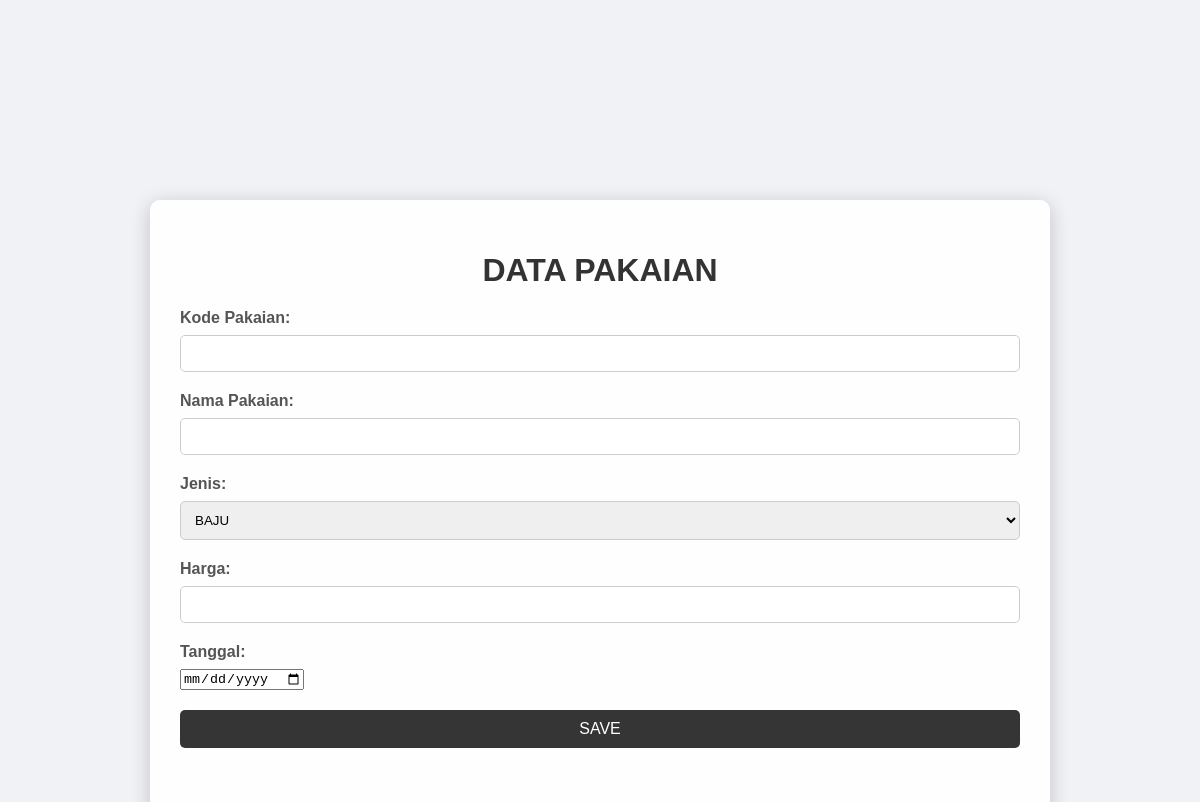
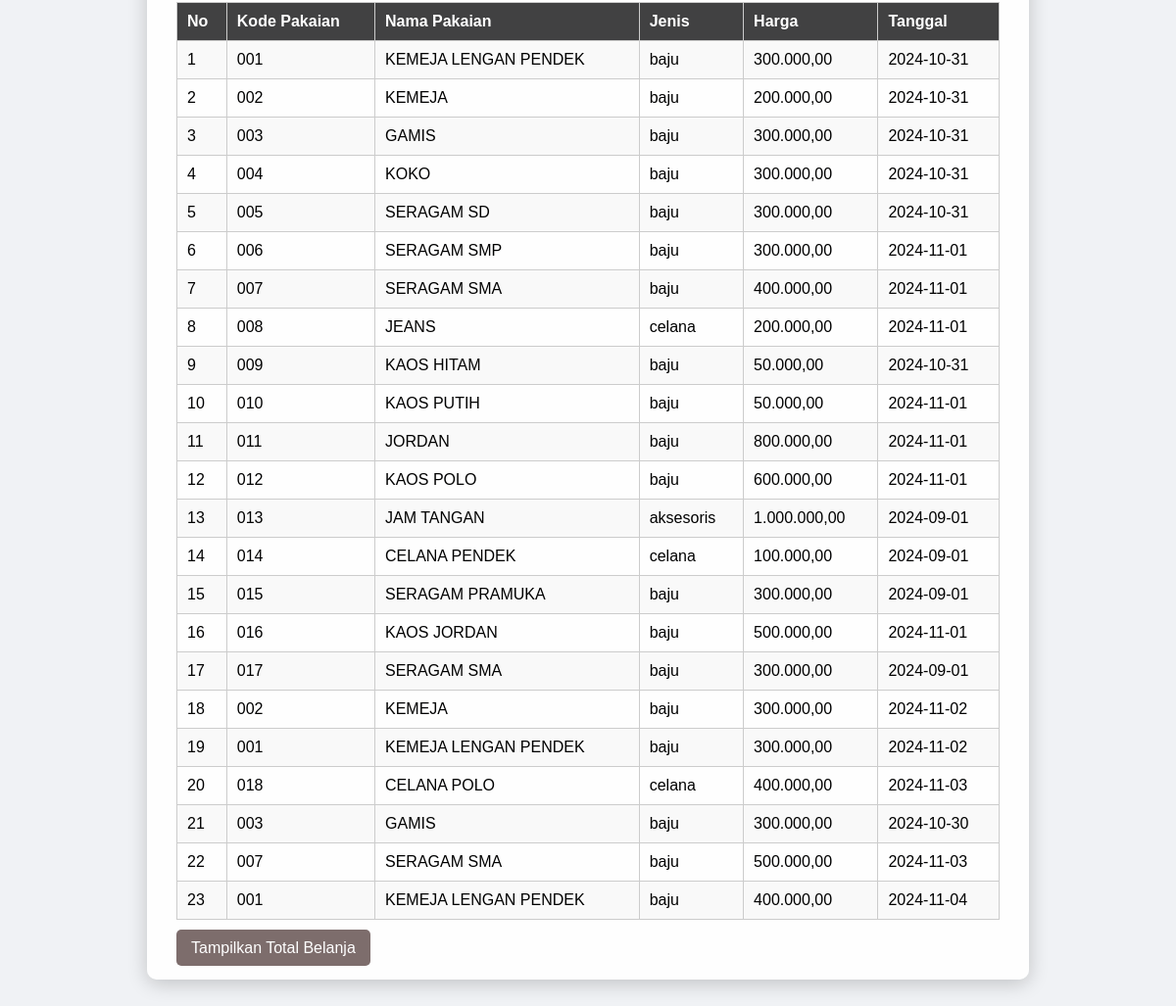
The page / on the database its author committed (2 pictures, top to bottom).
### tables this page shows
CREATE TABLE `pakaian` (
  `id` int(11) NOT NULL,
  `kode` varchar(50) NOT NULL,
  `nama` varchar(100) NOT NULL,
  `jenis` enum('baju','celana','aksesoris') NOT NULL,
  `harga` decimal(10,2) NOT NULL,
  `tanggal` date NOT NULL
);

### index.php (the view, shortened to what this page needs)
<?php
$servername = "localhost";
$username = "root";
$password = "";
$dbname = "pakaian";
$conn = new mysqli($servername, $username, $password, $dbname);
$sql = "SELECT * FROM pakaian";
$result = $conn->query($sql);
?>
<!DOCTYPE html>
<html>
<head>
    <link rel="stylesheet" href="style.css">
</head>
<body>
    <div class="container">
        <h1>DATA PAKAIAN</h1>
        <form action="" method="post">
            <div class="form-group">
                <label for="kode">Kode Pakaian:</label>
                <input type="text" id="kode" name="kode" class="form-control" required>
            </div>
            <div class="form-group">
                <label for="nama">Nama Pakaian:</label>
                <input type="text" id="nama" name="nama" class="form-control" required>
            </div>
            <div class="form-group">
                <label for="jenis">Jenis:</label>
                <select id="jenis" name="jenis" class="form-control" required>
                    <option value="baju">BAJU</option>
                </select>
            </div>
            <div class="form-group">
                <label for="harga">Harga:</label>
                <input type="number" id="harga" name="harga" class="form-control" required>
            </div>
            <div class="form-group">
                <label for="tanggal">Tanggal:</label>
                <input type="date" id="tanggal" name="tanggal" class="form-control" required>
            </div>
            <button type="submit" class="btn btn-primary">SAVE</button>
        </form>
        <br><br>
        <table class="table table-striped">
            <thead>
                <tr>
                    <th>No</th>
                    <th>Kode Pakaian</th>
                    <th>Nama Pakaian</th>
                    <th>Jenis</th>
                    <th>Harga</th>
                    <th>Tanggal</th>
                </tr>
            </thead>
            <tbody>
                <?php
                if ($result->num_rows > 0) {
                    $no = 1;
                    while ($row = $result->fetch_assoc()) {
                        echo "<tr>
                                <td>{$no}</td>
                                <td>{$row['kode']}</td>
                                <td>{$row['nama']}</td>
                                <td>{$row['jenis']}</td>
                                <td>" . number_format($row['harga'], 2, ',', '.') . "</td>
                                <td>{$row['tanggal']}</td>
                              </tr>";
                        $no++;
                    }
                } else {
                    echo "<tr><td colspan='6'>No data found</td></tr>";
                }
                ?>
            </tbody>
        </table>
        <div style="margin-top: 20px;">
            <a href="penjualan.php" class="btn btn-secondary">Tampilkan Total Belanja</a>
        </div>
    </div>
</body>
</html>

### style.css (style rules this page uses)
body { font-family: Arial, sans-serif; margin: 0; padding: 0; display: flex; justify-content: center; align-items: center; height: 100vh; background-color: #f0f2f5; }
.container { background-color: rgba(255, 255, 255, 0.9); border-radius: 10px; box-shadow: 0 4px 20px rgba(0, 0, 0, 0.2); width: 80%; height: 80%; padding: 30px; box-sizing: border-box; overflow: auto; }
h1 { color: #333; margin-bottom: 20px; text-align: center; }
.form-group { margin-bottom: 20px; text-align: left; }
label { display: block; margin-bottom: 8px; font-weight: bold; color: #555; }
input[type="text"], input[type="number"], select { width: 100%; padding: 10px; border: 1px solid #ccc; border-radius: 5px; box-sizing: border-box; transition: border-color 0.3s; }
button { width: 100%; padding: 10px; background-color: #2b2c2d; color: white; border: none; border-radius: 5px; cursor: pointer; font-size: 16px; transition: background-color 0.3s, transform 0.3s; }
.table { width: 100%; border-collapse: collapse; margin-top: 20px; }
.table th, .table td { border: 1px solid #ccc; padding: 10px; text-align: left; }
.table th { background-color: #414142; color: white; }
.table-striped tbody tr:nth-child(odd) { background-color: #f9f9f9; }
.btn { padding: 10px 15px; border-radius: 5px; text-decoration: none; color: white; background-color: #353536; transition: background-color 0.3s; }
.btn-secondary { background-color: #7d6d6c; }
.container { max-width: 900px; margin: 0 auto; }

### rows shown on the page
pakaian: kode "001", nama "KEMEJA LENGAN PENDEK", jenis "baju", harga "300.000,00", tanggal "2024-10-31"
pakaian: kode "002", nama "KEMEJA", jenis "baju", harga "200.000,00", tanggal "2024-10-31"
pakaian: kode "003", nama "GAMIS", jenis "baju", harga "300.000,00", tanggal "2024-10-31"
pakaian: kode "004", nama "KOKO", jenis "baju", harga "300.000,00", tanggal "2024-10-31"
pakaian: kode "005", nama "SERAGAM SD", jenis "baju", harga "300.000,00", tanggal "2024-10-31"
pakaian: kode "006", nama "SERAGAM SMP", jenis "baju", harga "300.000,00", tanggal "2024-11-01"
pakaian: kode "007", nama "SERAGAM SMA", jenis "baju", harga "400.000,00", tanggal "2024-11-01"
pakaian: kode "008", nama "JEANS", jenis "celana", harga "200.000,00", tanggal "2024-11-01"
pakaian: kode "009", nama "KAOS HITAM", jenis "baju", harga "50.000,00", tanggal "2024-10-31"
pakaian: kode "010", nama "KAOS PUTIH", jenis "baju", harga "50.000,00", tanggal "2024-11-01"
pakaian: kode "011", nama "JORDAN", jenis "baju", harga "800.000,00", tanggal "2024-11-01"
pakaian: kode "012", nama "KAOS POLO", jenis "baju", harga "600.000,00", tanggal "2024-11-01"
pakaian: kode "013", nama "JAM TANGAN", jenis "aksesoris", harga "1.000.000,00", tanggal "2024-09-01"
pakaian: kode "014", nama "CELANA PENDEK", jenis "celana", harga "100.000,00", tanggal "2024-09-01"
pakaian: kode "015", nama "SERAGAM PRAMUKA", jenis "baju", harga "300.000,00", tanggal "2024-09-01"
pakaian: kode "016", nama "KAOS JORDAN", jenis "baju", harga "500.000,00", tanggal "2024-11-01"
pakaian: kode "017", nama "SERAGAM SMA", jenis "baju", harga "300.000,00", tanggal "2024-09-01"
pakaian: kode "002", nama "KEMEJA", jenis "baju", harga "300.000,00", tanggal "2024-11-02"
pakaian: kode "001", nama "KEMEJA LENGAN PENDEK", jenis "baju", harga "300.000,00", tanggal "2024-11-02"
pakaian: kode "018", nama "CELANA POLO", jenis "celana", harga "400.000,00", tanggal "2024-11-03"
pakaian: kode "003", nama "GAMIS", jenis "baju", harga "300.000,00", tanggal "2024-10-30"
pakaian: kode "007", nama "SERAGAM SMA", jenis "baju", harga "500.000,00", tanggal "2024-11-03"
pakaian: kode "001", nama "KEMEJA LENGAN PENDEK", jenis "baju", harga "400.000,00", tanggal "2024-11-04"
